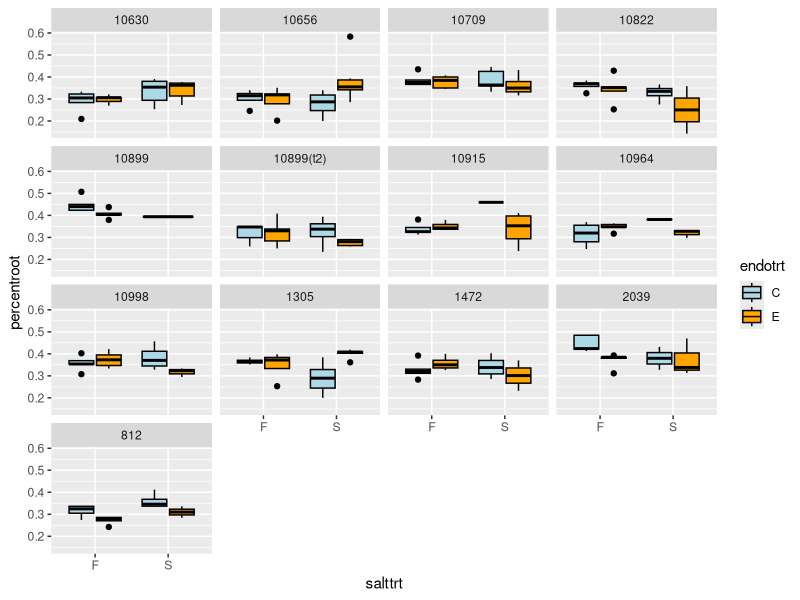
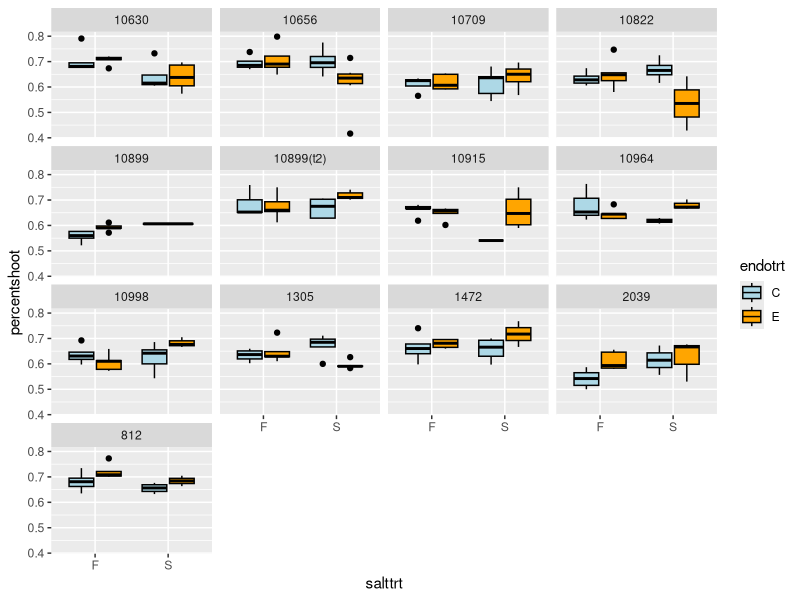
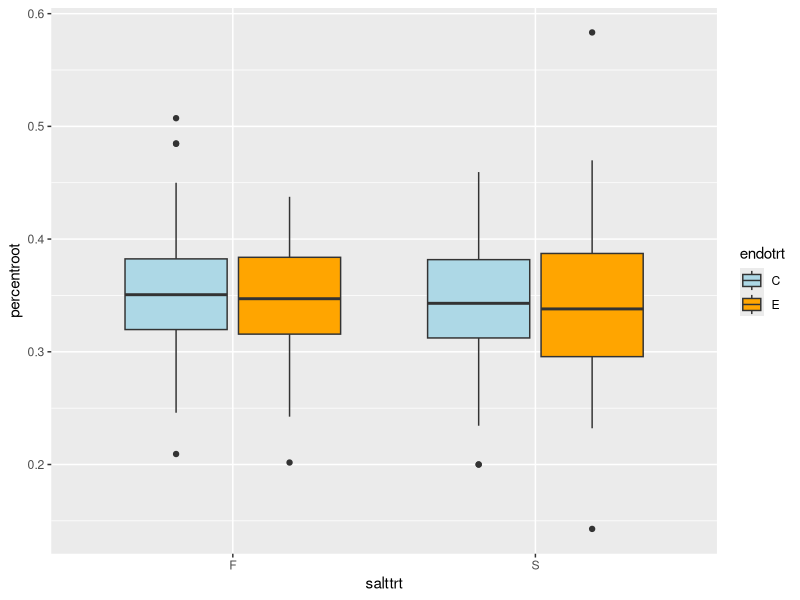
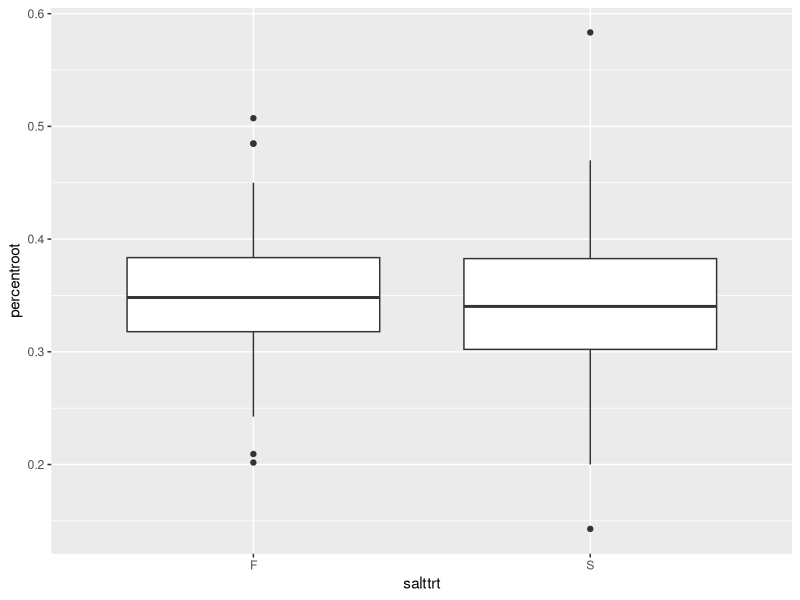
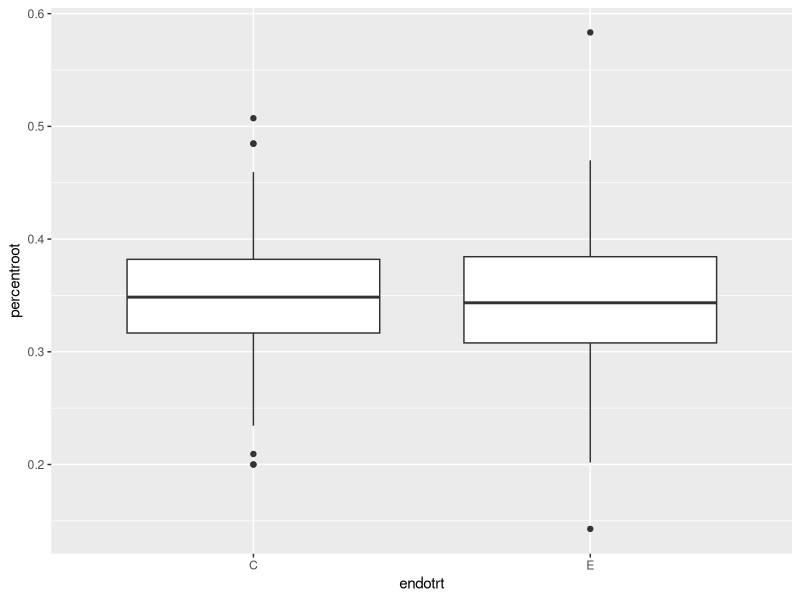
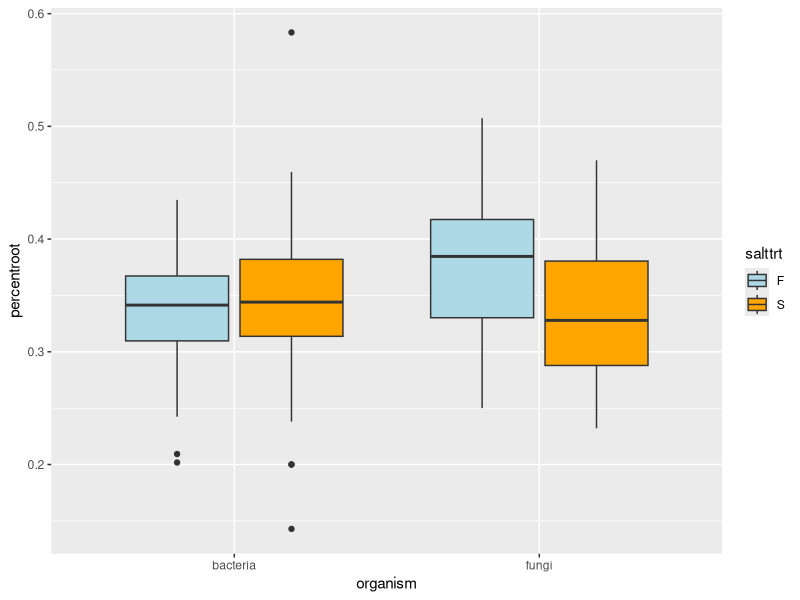
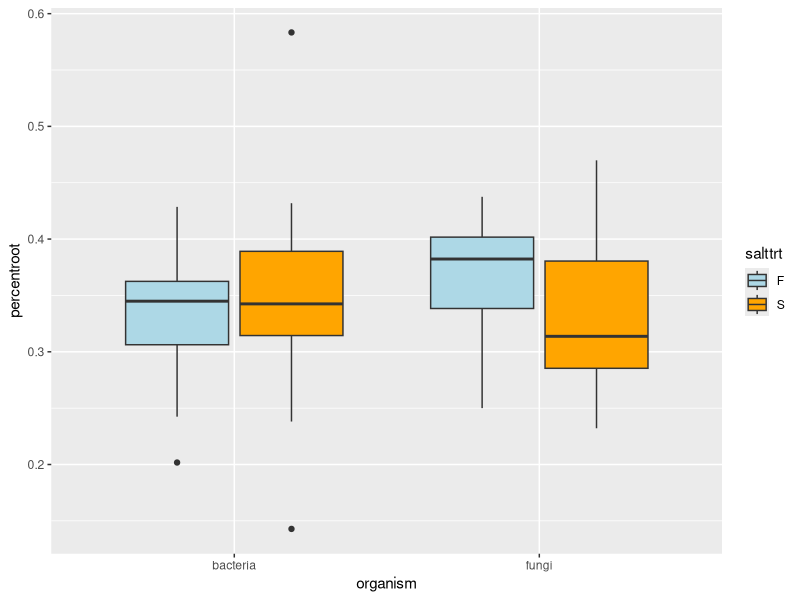
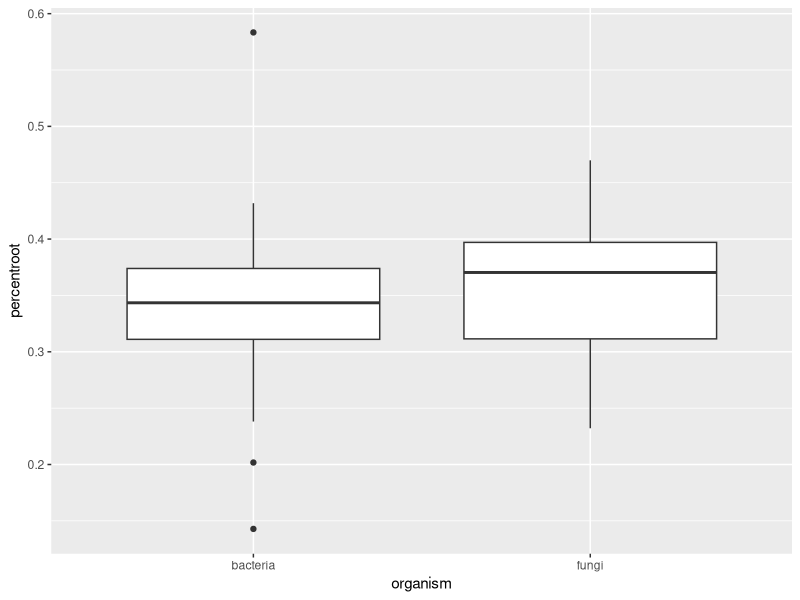

Here is the R script that generated these plots, in order:
## ---- chunk 1
rm(list = ls())
knitr::opts_chunk$set(echo = TRUE)
library(tidyverse)
bcgrowth<-read.csv("./bcsaltgrowthdata24Mar21.xlsx.csv")
Strain=as.factor(bcgrowth$Strain)
bcgrowth<-subset(bcgrowth, bcgrowth$status.at.harvest !="dead")
print(bcgrowth)
bcgrowth<-mutate(bcgrowth,percentroot=m2root/m2tot,percentshoot=(m2shoot/m2tot)) #remember to use the arrow instead of the pipeline to permanently transorm the data frame
percentroot=bcgrowth$percentroot #remember you need to name the new columns so you can call on them as objects
percentshoot=bcgrowth$percentshoot
bcgrowth2<-bcgrowth%>%select(Strain, organism,salttrt,endotrt,percentroot,percentshoot)
bcgrowth2<-na.omit(bcgrowth2) #removes all rows with NA values from the data frame
print(bcgrowth2)

## ---- chunk 2
ggplot(data=bcgrowth2)+
 aes(x=salttrt, y=percentroot)+
  geom_boxplot(aes(fill=endotrt,color=endotrt))+
  scale_color_manual(values=c("black","black"))+
  scale_fill_manual(values=c("light blue","orange"))+
  facet_wrap(~Strain)
## ---- chunk 3
ggplot(data=bcgrowth2)+
 aes(x=salttrt, y=percentshoot)+
  geom_boxplot(aes(fill=endotrt,color=endotrt))+
  scale_color_manual(values=c("black","black"))+
  scale_fill_manual(values=c("light blue","orange"))+
  facet_wrap(~Strain)
## ---- chunk 4
ggplot(data=bcgrowth2)+
 aes(x=salttrt, y=percentroot, fill=endotrt)+
  scale_fill_manual(values=c("light blue","orange"))+
 geom_boxplot()
## ---- chunk 5
ggplot(data=bcgrowth2)+
  aes(x=salttrt, y=percentroot)+
 geom_boxplot()
## ---- chunk 6
ggplot(data=bcgrowth2)+
  aes(x=endotrt, y=percentroot)+
 geom_boxplot()
## ---- chunk 7
ggplot(data=bcgrowth2)+
  aes(x=organism, y=percentroot, fill=salttrt)+
  scale_fill_manual(values=c("light blue","orange"))+
 geom_boxplot()
## ---- chunk 8
bcgrowth3<-subset(bcgrowth2, bcgrowth$endotrt !="C") #no controls subset
bcgrowth3<-bcgrowth3[-c(99,100,101,109,110,111),]
bcgrowth3<-na.omit(bcgrowth3)
print(bcgrowth3)
## ---- chunk 9
ggplot(data=bcgrowth3)+
  aes(x=organism, y=percentroot, fill=salttrt)+
  scale_fill_manual(values=c("light blue","orange"))+
 geom_boxplot()
## ---- chunk 10
ggplot(data=bcgrowth3)+
  aes(x=organism, y=percentroot)+
 geom_boxplot()
